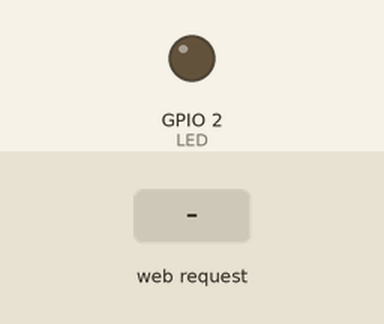
A sketch run on a simulated ESP8266 (NodeMCU). Shown: output pins drawn as LEDs (lit = HIGH). Inputs (shaded band) come from the test bench. WiFi joins after 1.5 s; servers stay silent unless stated; what the sketch prints to the serial monitor is not drawn.

Above: at 2.7 s.
2.8 s: HTTP request GET /setLED?LEDstate=0 received
At 3.3 s:
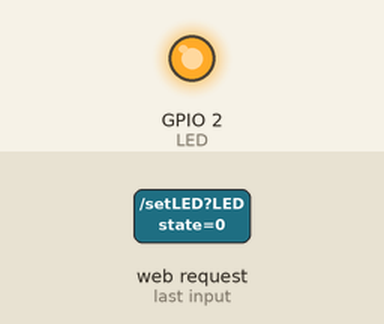
4.3 s: HTTP request GET /setLED?LEDstate=1 received
At 5.5 s:
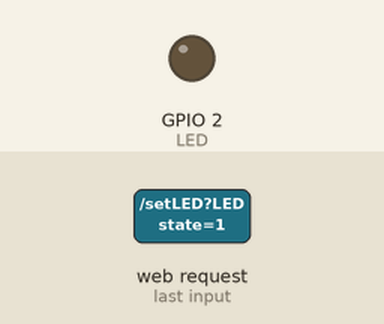
5.8 s: HTTP request GET /setLED received
At 6.8 s:
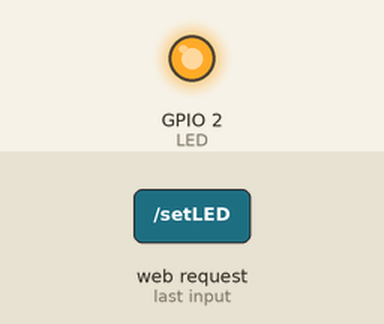
Timing chart, 0 to 8.8 s (numbered marks = the images above; inputs shaded):
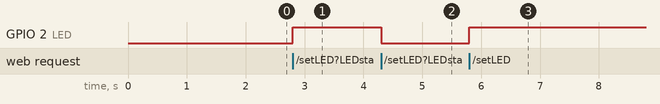

Measured:
- after the input at 2.8 s, GPIO 2 (LED): LOW → HIGH at once
- after the input at 4.3 s, GPIO 2 (LED): HIGH → LOW at once
- after the input at 5.8 s, GPIO 2 (LED): LOW → HIGH at once

The sketch:

Button_web.ino
```cpp
#include <ESP8266WiFi.h>
#include <WiFiClient.h>
#include <ESP8266WebServer.h>

#include "index_test.h" //Our HTML webpage contents with javascripts

#define LED 2  //On board LED

//SSID and Password of your WiFi router
const char* ssid = "tang_2";
const char* password = "12345679";

ESP8266WebServer server(80); //Server on port 80

//===============================================================
// This routine is executed when you open its IP in browser
//===============================================================
void handleRoot() {
 String s = MAIN_page; //Read HTML contents
 server.send(200, "text/html", s); //Send web page
}

void handleADC() {
 int a = analogRead(A0);
 String adcValue = String(a);

 server.send(200, "text/plane", adcValue); //Send ADC value only to client ajax request
}

void handleLED() {
 String ledState = "OFF";
 String t_state = server.arg("LEDstate"); //Refer  xhttp.open("GET", "setLED?LEDstate="+led, true);
 Serial.println(t_state);
 if(t_state == "1")
 {
  digitalWrite(LED,LOW); //LED ON
  ledState = "ON"; //Feedback parameter
 }
 else
 {
  digitalWrite(LED,HIGH); //LED OFF
  ledState = "OFF"; //Feedback parameter
 }

 server.send(200, "text/plane", ledState); //Send web page
}
//==============================================================
//                  SETUP
//==============================================================
void setup(void){
  Serial.begin(115200);

  WiFi.begin(ssid, password);     //Connect to your WiFi router
  Serial.println("");

  //Onboard LED port Direction output
  pinMode(LED,OUTPUT);
  // Wait for connection
  while (WiFi.status() != WL_CONNECTED) {
    delay(500);
    Serial.print(".");
  }

  //If connection successful show IP address in serial monitor
  Serial.println("");
  Serial.print("Connected to ");
  Serial.println(ssid);
  Serial.print("IP address: ");
  Serial.println(WiFi.localIP());  //IP address assigned to your ESP

  server.on("/", handleRoot);      //Which routine to handle at root location. This is display page
  server.on("/setLED", handleLED);
  server.on("/readADC", handleADC);

  server.begin();                  //Start server
  Serial.println("HTTP server started");
}
//==============================================================
//                     LOOP
//==============================================================
void loop(void){
  server.handleClient();          //Handle client requests
}
```

index_test.h
```cpp
const char MAIN_page[] PROGMEM = R"=====(
<!DOCTYPE html>
<html>
  <head>
    <script>
      function sendData(led) {
        var xhttp = new XMLHttpRequest();
        xhttp.onreadystatechange = function() {
            if (this.readyState == 4 && this.status == 200) {
                document.getElementById("LEDState").innerHTML =
                this.responseText;
            }
          };
        xhttp.open("GET", "setLED?LEDstate="+led, true);
        xhttp.send();
      }

    setInterval(function() {
      // Call a function repetatively with 2 Second interval
        getData();
    }, 2000); //2000mSeconds update rate

    function getData() {
        var xhttp = new XMLHttpRequest();
        xhttp.onreadystatechange = function() {
          if (this.readyState == 4 && this.status == 200) {
              document.getElementById("ADCValue").innerHTML =
              this.responseText;
          }
        };
        xhttp.open("GET", "readADC", true);
        xhttp.send();
    }
}
</script>
  </head>
  <body>
    <div id="taskbar">
      <h1> User information here </h1>
    </div>
    <div id="display">
      <div class="menu">
        <div id = "menu_text"> <strong> MENU  </strong> </div>
        <div id = "menu_list">
          <ul class="list">
            <li> List 1 </li>
            <li> List 2 </li>
            <li> List 3 </li>
          </ul>
        </div>
        <div id = "description">
          <p> Descirption </p>
        </div>
      </div>
      <div class="data">
        <div id="led_control">
          <button type="button" onclick="sendData(1)">LED ON</button>
          <button type="button" onclick="sendData(0)">LED OFF</button><BR>
        </div>
        <div id="ADC_value">
          ADC Value is : <span id="ADCValue">0</span><br>
            LED State is : <span id="LEDState">NA</span>
      </div>
    </div>
  </body>
</html>
)=====";
```
